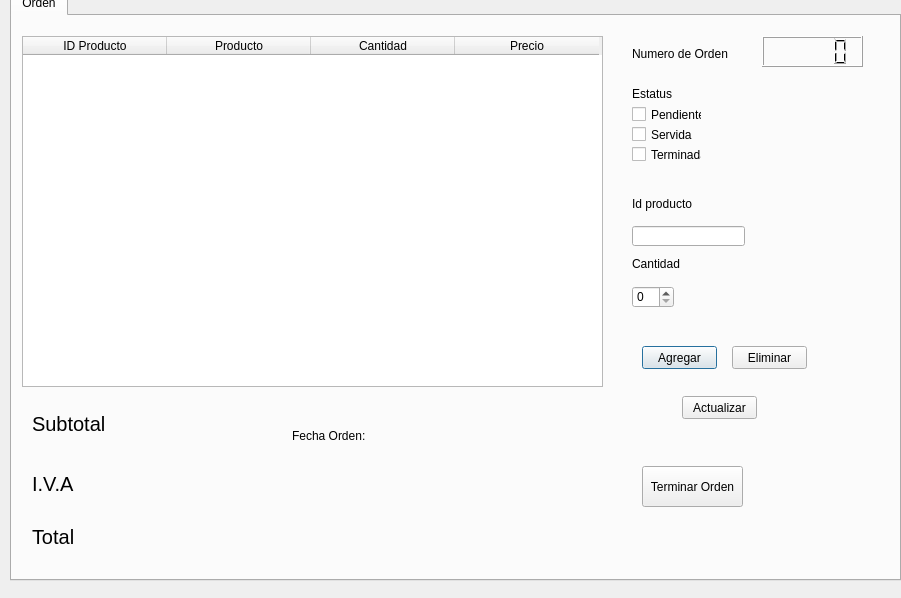
<?xml version="1.0" encoding="UTF-8"?>
<ui version="4.0">
 <class>Orden</class>
 <widget class="QDialog" name="Orden">
  <property name="geometry">
   <rect>
    <x>0</x>
    <y>0</y>
    <width>901</width>
    <height>598</height>
   </rect>
  </property>
  <property name="windowTitle">
   <string>Dialog</string>
  </property>
  <widget class="QTabWidget" name="tabPedidos">
   <property name="geometry">
    <rect>
     <x>10</x>
     <y>-10</y>
     <width>891</width>
     <height>591</height>
    </rect>
   </property>
   <property name="focusPolicy">
    <enum>Qt::StrongFocus</enum>
   </property>
   <property name="currentIndex">
    <number>0</number>
   </property>
   <widget class="QWidget" name="tab_30">
    <attribute name="title">
     <string>Orden</string>
    </attribute>
    <widget class="QTableWidget" name="tableWidget_3">
     <property name="geometry">
      <rect>
       <x>10</x>
       <y>20</y>
       <width>581</width>
       <height>351</height>
      </rect>
     </property>
     <attribute name="horizontalHeaderDefaultSectionSize">
      <number>144</number>
     </attribute>
     <column>
      <property name="text">
       <string>ID Producto</string>
      </property>
     </column>
     <column>
      <property name="text">
       <string>Producto</string>
      </property>
     </column>
     <column>
      <property name="text">
       <string>Cantidad</string>
      </property>
     </column>
     <column>
      <property name="text">
       <string>Precio</string>
      </property>
     </column>
    </widget>
    <widget class="QLineEdit" name="lineEdit_18">
     <property name="geometry">
      <rect>
       <x>620</x>
       <y>210</y>
       <width>113</width>
       <height>20</height>
      </rect>
     </property>
    </widget>
    <widget class="QSpinBox" name="spinBox_2">
     <property name="geometry">
      <rect>
       <x>620</x>
       <y>270</y>
       <width>42</width>
       <height>22</height>
      </rect>
     </property>
    </widget>
    <widget class="QLabel" name="label_89">
     <property name="geometry">
      <rect>
       <x>620</x>
       <y>180</y>
       <width>81</width>
       <height>16</height>
      </rect>
     </property>
     <property name="text">
      <string>Id producto</string>
     </property>
    </widget>
    <widget class="QLabel" name="label_90">
     <property name="geometry">
      <rect>
       <x>620</x>
       <y>240</y>
       <width>81</width>
       <height>16</height>
      </rect>
     </property>
     <property name="text">
      <string>Cantidad</string>
     </property>
    </widget>
    <widget class="QLabel" name="label_91">
     <property name="geometry">
      <rect>
       <x>20</x>
       <y>400</y>
       <width>91</width>
       <height>16</height>
      </rect>
     </property>
     <property name="font">
      <font>
       <pointsize>15</pointsize>
      </font>
     </property>
     <property name="text">
      <string>Subtotal</string>
     </property>
    </widget>
    <widget class="QLabel" name="label_92">
     <property name="geometry">
      <rect>
       <x>20</x>
       <y>460</y>
       <width>61</width>
       <height>16</height>
      </rect>
     </property>
     <property name="font">
      <font>
       <pointsize>15</pointsize>
      </font>
     </property>
     <property name="text">
      <string>I.V.A</string>
     </property>
    </widget>
    <widget class="QLabel" name="label_93">
     <property name="geometry">
      <rect>
       <x>20</x>
       <y>510</y>
       <width>61</width>
       <height>21</height>
      </rect>
     </property>
     <property name="font">
      <font>
       <pointsize>15</pointsize>
      </font>
     </property>
     <property name="text">
      <string>Total</string>
     </property>
    </widget>
    <widget class="QPushButton" name="pushButton_18">
     <property name="geometry">
      <rect>
       <x>630</x>
       <y>330</y>
       <width>75</width>
       <height>23</height>
      </rect>
     </property>
     <property name="text">
      <string>Agregar</string>
     </property>
    </widget>
    <widget class="QPushButton" name="pushButton_19">
     <property name="geometry">
      <rect>
       <x>720</x>
       <y>330</y>
       <width>75</width>
       <height>23</height>
      </rect>
     </property>
     <property name="text">
      <string>Eliminar</string>
     </property>
    </widget>
    <widget class="QPushButton" name="pushButton_20">
     <property name="geometry">
      <rect>
       <x>630</x>
       <y>450</y>
       <width>101</width>
       <height>41</height>
      </rect>
     </property>
     <property name="text">
      <string>Terminar Orden</string>
     </property>
    </widget>
    <widget class="QLabel" name="label_96">
     <property name="geometry">
      <rect>
       <x>620</x>
       <y>70</y>
       <width>81</width>
       <height>16</height>
      </rect>
     </property>
     <property name="text">
      <string>Estatus</string>
     </property>
    </widget>
    <widget class="QCheckBox" name="checkBox_4">
     <property name="geometry">
      <rect>
       <x>620</x>
       <y>90</y>
       <width>70</width>
       <height>17</height>
      </rect>
     </property>
     <property name="text">
      <string>Pendiente</string>
     </property>
    </widget>
    <widget class="QCheckBox" name="checkBox_5">
     <property name="geometry">
      <rect>
       <x>620</x>
       <y>110</y>
       <width>70</width>
       <height>17</height>
      </rect>
     </property>
     <property name="text">
      <string>Servida</string>
     </property>
    </widget>
    <widget class="QCheckBox" name="checkBox_6">
     <property name="geometry">
      <rect>
       <x>620</x>
       <y>130</y>
       <width>70</width>
       <height>17</height>
      </rect>
     </property>
     <property name="text">
      <string>Terminada</string>
     </property>
    </widget>
    <widget class="QPushButton" name="pushButton_21">
     <property name="geometry">
      <rect>
       <x>670</x>
       <y>380</y>
       <width>75</width>
       <height>23</height>
      </rect>
     </property>
     <property name="text">
      <string>Actualizar</string>
     </property>
    </widget>
    <widget class="QLCDNumber" name="lcdNumber_7">
     <property name="geometry">
      <rect>
       <x>750</x>
       <y>20</y>
       <width>101</width>
       <height>31</height>
      </rect>
     </property>
    </widget>
    <widget class="QLabel" name="label">
     <property name="geometry">
      <rect>
       <x>620</x>
       <y>30</y>
       <width>111</width>
       <height>16</height>
      </rect>
     </property>
     <property name="text">
      <string>Numero de Orden</string>
     </property>
    </widget>
    <widget class="QLabel" name="label_2">
     <property name="geometry">
      <rect>
       <x>280</x>
       <y>410</y>
       <width>121</width>
       <height>20</height>
      </rect>
     </property>
     <property name="text">
      <string>Fecha Orden:</string>
     </property>
    </widget>
    <widget class="QLabel" name="label_3">
     <property name="geometry">
      <rect>
       <x>390</x>
       <y>410</y>
       <width>211</width>
       <height>16</height>
      </rect>
     </property>
     <property name="text">
      <string/>
     </property>
    </widget>
    <widget class="QLabel" name="subtotallabel">
     <property name="geometry">
      <rect>
       <x>150</x>
       <y>390</y>
       <width>111</width>
       <height>31</height>
      </rect>
     </property>
     <property name="styleSheet">
      <string notr="true">

font: 26pt &quot;Calculator&quot;;</string>
     </property>
     <property name="text">
      <string/>
     </property>
    </widget>
    <widget class="QLabel" name="subtotallabel_2">
     <property name="geometry">
      <rect>
       <x>150</x>
       <y>450</y>
       <width>121</width>
       <height>31</height>
      </rect>
     </property>
     <property name="styleSheet">
      <string notr="true">

font: 26pt &quot;Calculator&quot;;</string>
     </property>
     <property name="text">
      <string/>
     </property>
    </widget>
    <widget class="QLabel" name="subtotallabel_3">
     <property name="geometry">
      <rect>
       <x>150</x>
       <y>500</y>
       <width>131</width>
       <height>31</height>
      </rect>
     </property>
     <property name="styleSheet">
      <string notr="true">

font: 26pt &quot;Calculator&quot;;</string>
     </property>
     <property name="text">
      <string/>
     </property>
    </widget>
   </widget>
  </widget>
 </widget>
 <resources/>
 <connections/>
</ui>
